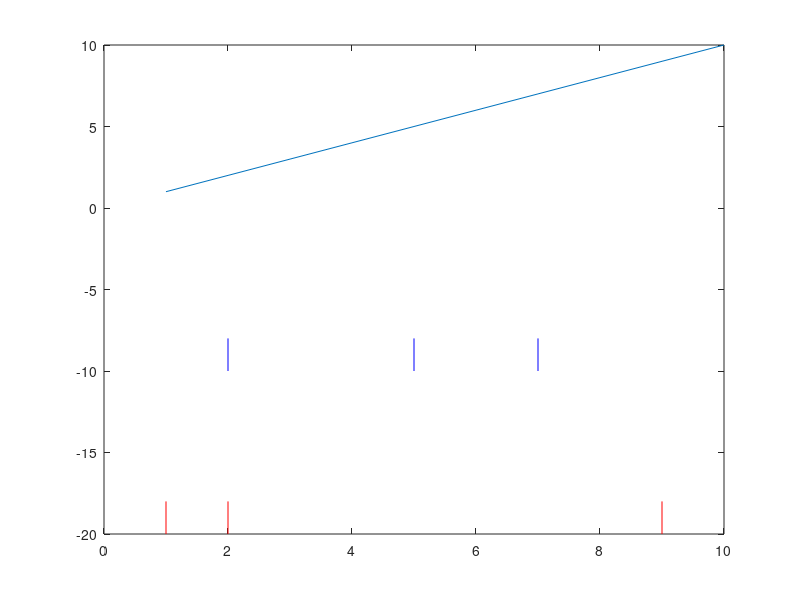

Write MATLAB code to recreate this figure.
% line plot
x1=1:10;
y1=1:10;
%bar 1 data
xb1 = [2 5 7];
yb1 = [2 2 2]; 
%bar 2 data
xb2 = [1 2 9];
yb2 = [2 2 2];
figure
p1 = plot(x1,y1);
hold on
dist1 = -10;
dist2 = -20;
b1 = plot([xb1; xb1], [yb1+dist1; ones(1,size(yb1,2)).*dist1],'-b');
b2 = plot([xb2; xb2], [yb2+dist2; ones(1,size(yb2,2)).*dist2],'-r');
axis([0  10    ylim])
